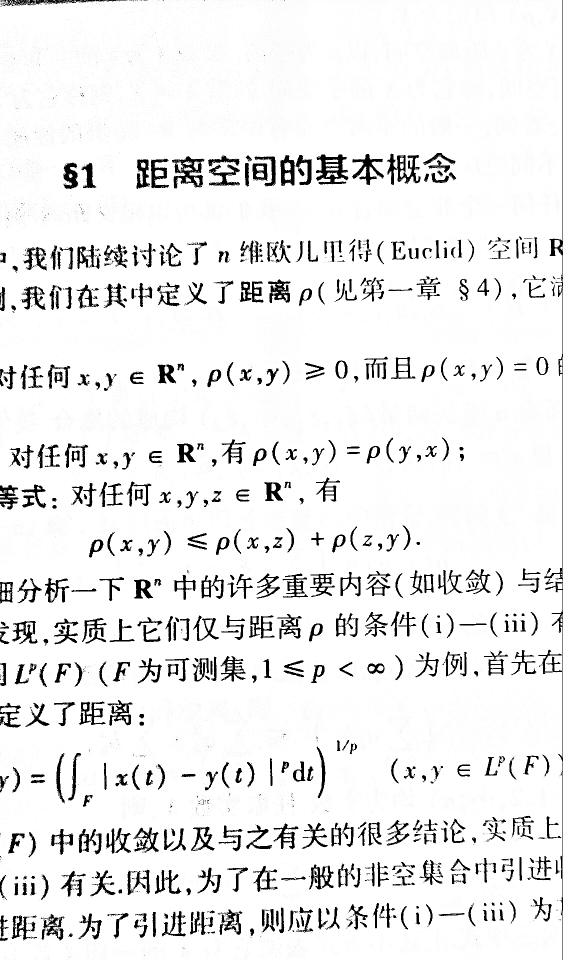
#> input picture scanner/Image.png, 1126 x 1920 px (shown at 1/2 size)
$ python -i fucRGB.py   (imports and definitions only)
#> lines starting #> are read from the running program, lines starting #| are printed output that depends on the picture; after the words box and inside, x2 and y2 are one past the last pixel; in counts of white or black regions, pixels touching at a corner belong together
#> further down, picture is the input picture: shape (1920, 1126, 3); min 0, max 255, mean 236
import cv2
import numpy as np
import imutils


# [61 lines left out: functions order_points_new, four_point_transform, not called in this run]

def transform(image):
    ratio = image.shape[0] / 500.0
#> ratio = 3.84
    orig = image.copy()
    image = imutils.resize(image, height=500)
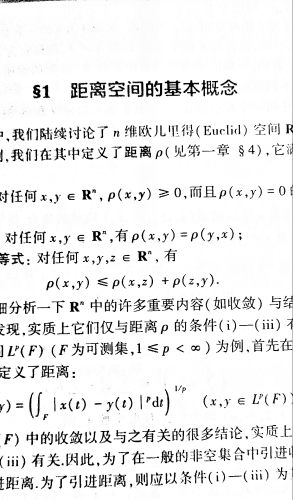
#> image: shape (500, 293, 3); min 0, max 255, mean 236

    # convert the image to grayscale, blur it, and find edges
    # in the image
    gray = cv2.cvtColor(image, cv2.COLOR_BGR2GRAY)
    gray = cv2.GaussianBlur(gray, (5, 5), 0)
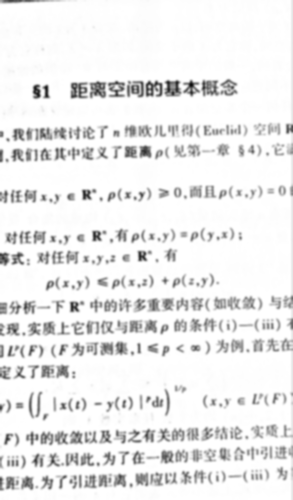
#> gray: shape (500, 293); min 10, max 255, mean 236.1
    edged = cv2.Canny(gray, 75, 200)
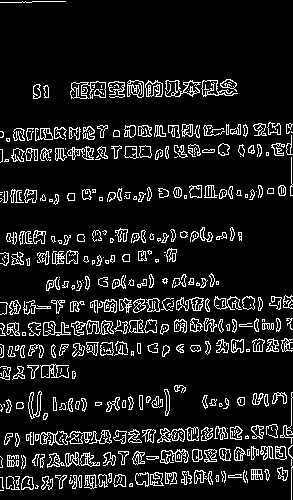
#> edged: shape (500, 293); 10.4% white in thin lines or dots

    # [9 lines of commented-out code are left out]
    cnts = cv2.findContours(edged.copy(), cv2.RETR_LIST, cv2.CHAIN_APPROX_SIMPLE)
#> cnts = 818 contours, 421 with area under 20; largest, box (x1, y1, x2, y2) and area: (201, 80, 238, 97) 228, (71, 320, 100, 336) 217, (127, 80, 144, 98) 214, (70, 81, 106, 99) 198, (201, 80, 219, 96) 198
    cnts = imutils.grab_contours(cnts)
    cnts = sorted(cnts, key=cv2.contourArea, reverse=True)[:5]
#> cnts = 5 contours; box (x1, y1, x2, y2) and area: (201, 80, 238, 97) 228, (71, 320, 100, 336) 217, (127, 80, 144, 98) 214, (70, 81, 106, 99) 198, (201, 80, 219, 96) 198

    # loop over the contours
    for c in cnts:
        # approximate the contour
        peri = cv2.arcLength(c, True)
        approx = cv2.approxPolyDP(c, 0.02 * peri, True)

        # if our approximated contour has four points, then we
        # can assume that we have found our screen
        if len(approx) == 4:
            screenCnt = approx
            break
#> this loop made 5 passes
#> peri on passes 1 to 5: 151.3, 131.6, 84.04, 285.5, 116.3

    # [7 lines of commented-out code are left out]
#> (the run stopped early here; a loop or call above may not have finished)
